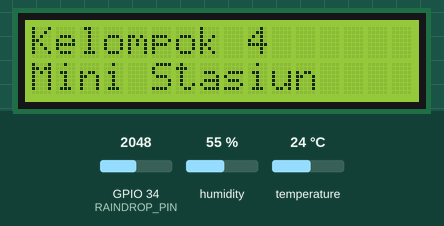
Simulated run of this sketch. Board: ESP32. Parts: 16×2 character LCD. The inputs (shaded band) are chosen by the test bench; at power-on: GPIO 34 (RAINDROP_PIN) = 2048, humidity 55 %, temperature 24 °C. WiFi joins after 1.5 s; servers stay silent unless stated; web services answer with replies made up by the test bench; what the sketch prints to the serial monitor is not drawn.

Above: at 1.6 s.
At 4.7 s:
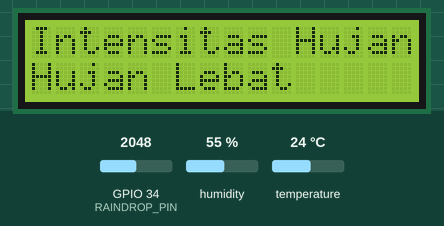
4.8 s: GPIO 34 (RAINDROP_PIN) set to 2253
10.8 s: GPIO 34 (RAINDROP_PIN) set to 2339
At 13.5 s:
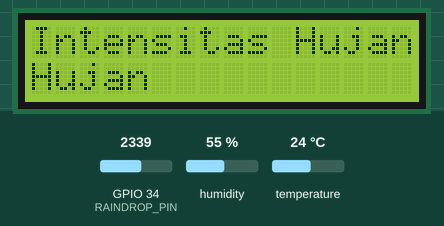
16.5 s: GPIO 34 (RAINDROP_PIN) set to 2866
At 20.1 s:
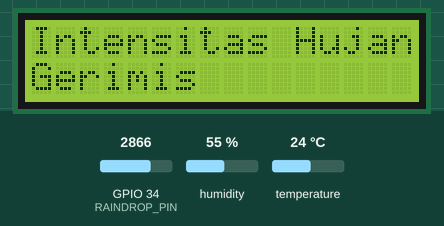
22.5 s: GPIO 34 (RAINDROP_PIN) set to 3472
26.7 s: GPIO 34 (RAINDROP_PIN) set to 3553
At 28.6 s:
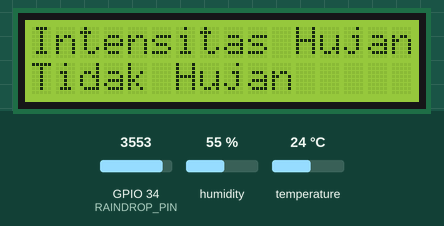
32.7 s: humidity set to 22 %
At 33.3 s:
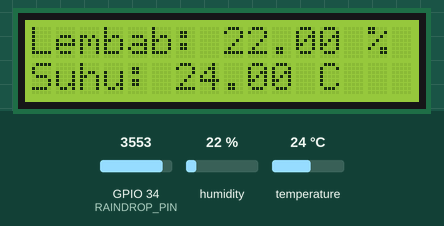
Timing chart, 0 to 35.7 s (numbered marks = the images above; inputs shaded):
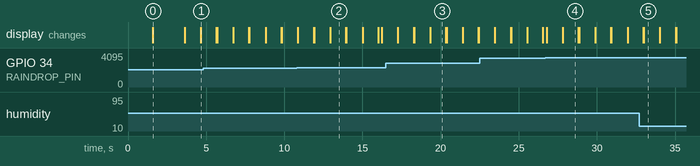

The sketch:

Deteksi_Hujan.ino
```cpp
#include <WiFi.h>
#include <HTTPClient.h>
#include <UrlEncode.h>
#include "DHT.h"
#include <LiquidCrystal_I2C.h>

const char* ssid = "W";
const char* password = "11111111";

String phoneNumber = "+628xxxxxx"; //Phone Number
String apiKey = "9101314";

#define DHTPIN 15
#define DHTTYPE DHT22
DHT dht(DHTPIN, DHTTYPE);
#define RAINDROP_PIN 34

LiquidCrystal_I2C lcd(0x27, 16, 2);

unsigned long previousMillis = 0;
const long interval = 1000;

unsigned long gerimisStartTime = 0;
unsigned long hujanStartTime = 0;
unsigned long hujanLebatStartTime = 0;

int gerimisCount = 0;
int hujanCount = 0;
int hujanLebatCount = 0;

void sendMessage(String message) {
  String url = "https://api.callmebot.com/whatsapp.php?phone=" + phoneNumber + "&apikey=" + apiKey + "&text=" + urlEncode(message);
  HTTPClient http;
  http.begin(url);

  http.addHeader("Content-Type", "application/x-www-form-urlencoded");

  int httpResponseCode = http.POST("");
  if (httpResponseCode == 200){
    Serial.println("Pesan berhasil dikirim");
  } else {
    Serial.println("Kesalahan mengirim pesan");
    Serial.print("Kode respons HTTP: ");
    Serial.println(httpResponseCode);
  }

  http.end();
}

void setup() {
  Serial.begin(115200);
  WiFi.begin(ssid, password);
  Serial.println("Menghubungkan");
  while (WiFi.status() != WL_CONNECTED) {
    delay(500);
    Serial.print(".");
  }
  Serial.println("");
  Serial.print("Terhubung ke jaringan WiFi dengan Alamat IP: ");
  Serial.println(WiFi.localIP());

  dht.begin();

  lcd.init();
  lcd.backlight();

  lcd.setCursor(0, 0);
  lcd.print("Kelompok 4");
  lcd.setCursor(0, 1);
  lcd.print("Mini Stasiun");
  delay(2000);
  lcd.clear();
}

void loop() {
  unsigned long currentMillis = millis();
  if (currentMillis - previousMillis >= interval) {
    previousMillis = currentMillis;

    float h = dht.readHumidity();
    float t = dht.readTemperature();

    if (isnan(h) || isnan(t)) {
      Serial.println(F("Gagal membaca dari sensor DHT!"));
      lcd.setCursor(0, 0);
      lcd.print("Kesalahan DHT");
      delay(2000);
      lcd.clear();
      return;
    }

    int raindropValue = analogRead(RAINDROP_PIN);
    int intensitasHujan = raindropValue - 2000;

    Serial.print("Kelembaban: ");
    Serial.println(h);
    Serial.print("Suhu: ");
    Serial.println(t);
    Serial.print("Intensitas Hujan: ");
    Serial.println(intensitasHujan);

    Serial.print(h);
    Serial.print(",");
    Serial.print(t);
    Serial.print(",");
    Serial.println(intensitasHujan);

    lcd.clear();
    lcd.setCursor(0, 0);
    lcd.print("Lembab: ");
    lcd.print(h);
    lcd.print(" %");
    lcd.setCursor(0, 1);
    lcd.print("Suhu: ");
    lcd.print(t);
    lcd.print(" C");
    delay(1000);
    lcd.clear();
    lcd.setCursor(0, 0);
    lcd.print("Intensitas Hujan:");
    lcd.print(intensitasHujan);
    lcd.setCursor(0, 1);
    if (intensitasHujan <= 300) {
      lcd.print("Hujan Lebat");
    } else if (intensitasHujan <= 800) {
      lcd.print("Hujan");
    } else if (intensitasHujan <= 1500) {
      lcd.print("Gerimis");
    } else {
      lcd.print("Tidak Hujan");
    }
    delay(1000);
    lcd.clear();

    if (intensitasHujan <= 1500) {
      if (gerimisStartTime == 0) gerimisStartTime = currentMillis;
      if (currentMillis - gerimisStartTime >= 10000 && gerimisCount < 5) {
        String message = "GERIMIS! Peringatan Cuaca! Kelembaban: " + String(h) + "%, Suhu: " + String(t) + "C, Intensitas Hujan: Gerimis!";
        sendMessage(message);
        gerimisCount++;
        gerimisStartTime = currentMillis;
      }
    } else {
      gerimisStartTime = 0;
      gerimisCount = 0;
    }

    if (intensitasHujan <= 800) {
      if (hujanStartTime == 0) hujanStartTime = currentMillis;
      if (currentMillis - hujanStartTime >= 50000 && hujanCount < 10) {
        String message = "HUJAN!! Peringatan Cuaca! Kelembaban: " + String(h) + "%, Suhu: " + String(t) + "C, Intensitas Hujan: Hujan!" + String(intensitasHujan);
        sendMessage(message);
        hujanCount++;
        hujanStartTime = currentMillis;
      }
    } else {
      hujanStartTime = 0;
      hujanCount = 0;
    }

    if (intensitasHujan <= 300) {
      if (hujanLebatStartTime == 0) hujanLebatStartTime = currentMillis;
      if (currentMillis - hujanLebatStartTime >= 100000 && hujanLebatCount < 10) {
        String message = "HUJAN LEBAT!!! Peringatan Cuaca! Kelembaban: " + String(h) + "%, Suhu: " + String(t) + "C, Intensitas Hujan: Hujan Lebat!" + String(intensitasHujan);
        sendMessage(message);
        hujanLebatCount++;
        hujanLebatStartTime = currentMillis;
      }
    } else {
      hujanLebatStartTime = 0;
      hujanLebatCount = 0;
    }
  }
}
```

Measured:
- the behaviour switches between 2300 and 2301 on GPIO 34 (RAINDROP_PIN) (found by bisection; images 1 and 2)
- the behaviour switches between 3500 and 3501 on GPIO 34 (RAINDROP_PIN) (found by bisection; images 3 and 4)
- after the input at 10.8 s, the display: first differs from a run without the input after 2.1 s (image 2)
- after the input at 16.5 s, the display: first differs from a run without the input after 2.8 s (image 3)
- after the input at 26.7 s, the display: first differs from a run without the input after 1.1 s (image 4)
- what the display in image 0 shows lasts 2.0 s, from 1.6 s to 3.6 s
- what the display in image 2 shows lasts 1.0 s, from 12.9 s to 13.9 s
